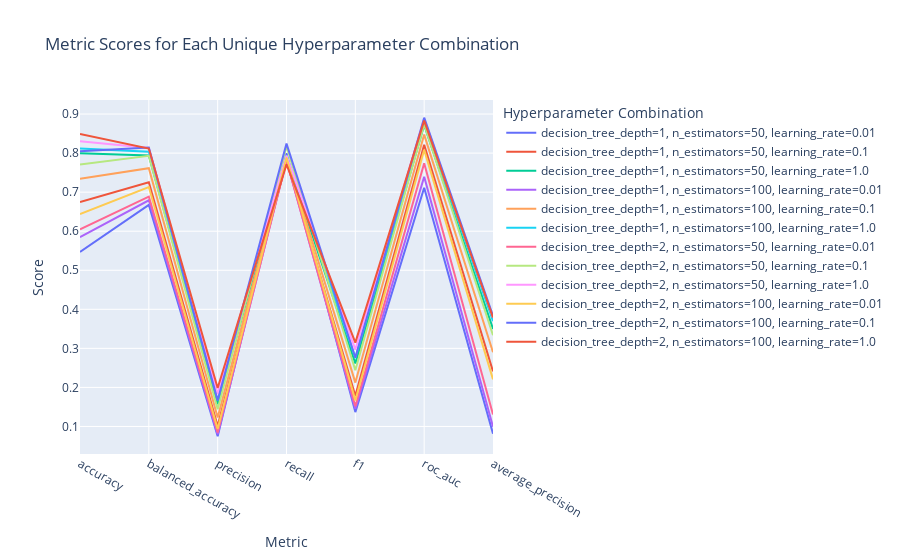

Notebook code cell kept with this figure:
### Markdown cell above
##### Interactive Plot

### Code cell
fig = px.line(long_metrics_df, x='Metric', y='Score',
              color='legend_label',
              labels={'Metric': 'Metric', 'Score': 'Score', 'legend_label': 'Hyperparameter Combination'},
              title='Metric Scores for Each Unique Hyperparameter Combination')
fig.show()

### Figure 1 — Plotly figure (JSON) as saved in the notebook; plotly's stock layout.template omitted (floating-point values rounded to 4 significant figures)
{"data": [{"hovertemplate": "Hyperparameter Combination=decision_tree_depth=1, n_estimators=50, learning_rate=0.01<br>Metric=%{x}<br>Score=%{y}<extra></extra>", "legendgroup": "decision_tree_depth=1, n_estimators=50, learning_rate=0.01", "line": {"color": "#636efa", "dash": "solid"}, "marker": {"symbol": "circle"}, "mode": "lines", "name": "decision_tree_depth=1, n_estimators=50, learning_rate=0.01", "orientation": "v", "showlegend": true, "type": "scatter", "x": ["accuracy", "balanced_accuracy", "precision", "recall", "f1", "roc_auc", "average_precision"], "xaxis": "x", "y": [0.5469, 0.6674, 0.07482, 0.7999, 0.1368, 0.7115, 0.08166], "yaxis": "y"}, {"hovertemplate": "Hyperparameter Combination=decision_tree_depth=1, n_estimators=50, learning_rate=0.1<br>Metric=%{x}<br>Score=%{y}<extra></extra>", "legendgroup": "decision_tree_depth=1, n_estimators=50, learning_rate=0.1", "line": {"color": "#EF553B", "dash": "solid"}, "marker": {"symbol": "circle"}, "mode": "lines", "name": "decision_tree_depth=1, n_estimators=50, learning_rate=0.1", "orientation": "v", "showlegend": true, "type": "scatter", "x": ["accuracy", "balanced_accuracy", "precision", "recall", "f1", "roc_auc", "average_precision"], "xaxis": "x", "y": [0.6749, 0.7254, 0.1013, 0.7805, 0.1788, 0.8212, 0.2411], "yaxis": "y"}, {"hovertemplate": "Hyperparameter Combination=decision_tree_depth=1, n_estimators=50, learning_rate=1.0<br>Metric=%{x}<br>Score=%{y}<extra></extra>", "legendgroup": "decision_tree_depth=1, n_estimators=50, learning_rate=1.0", "line": {"color": "#00cc96", "dash": "solid"}, "marker": {"symbol": "circle"}, "mode": "lines", "name": "decision_tree_depth=1, n_estimators=50, learning_rate=1.0", "orientation": "v", "showlegend": true, "type": "scatter", "x": ["accuracy", "balanced_accuracy", "precision", "recall", "f1", "roc_auc", "average_precision"], "xaxis": "x", "y": [0.7996, 0.7938, 0.1572, 0.7873, 0.2616, 0.8722, 0.3499], "yaxis": "y"}, {"hovertemplate": "Hyperparameter Combination=decision_tree_depth=1, n_estimators=100, learning_rate=0.01<br>Metric=%{x}<br>Score=%{y}<extra></extra>", "legendgroup": "decision_tree_depth=1, n_estimators=100, learning_rate=0.01", "line": {"color": "#ab63fa", "dash": "solid"}, "marker": {"symbol": "circle"}, "mode": "lines", "name": "decision_tree_depth=1, n_estimators=100, learning_rate=0.01", "orientation": "v", "showlegend": true, "type": "scatter", "x": ["accuracy", "balanced_accuracy", "precision", "recall", "f1", "roc_auc", "average_precision"], "xaxis": "x", "y": [0.5848, 0.6792, 0.08012, 0.7827, 0.1452, 0.7394, 0.0993], "yaxis": "y"}, {"hovertemplate": "Hyperparameter Combination=decision_tree_depth=1, n_estimators=100, learning_rate=0.1<br>Metric=%{x}<br>Score=%{y}<extra></extra>", "legendgroup": "decision_tree_depth=1, n_estimators=100, learning_rate=0.1", "line": {"color": "#FFA15A", "dash": "solid"}, "marker": {"symbol": "circle"}, "mode": "lines", "name": "decision_tree_depth=1, n_estimators=100, learning_rate=0.1", "orientation": "v", "showlegend": true, "type": "scatter", "x": ["accuracy", "balanced_accuracy", "precision", "recall", "f1", "roc_auc", "average_precision"], "xaxis": "x", "y": [0.7342, 0.7613, 0.1232, 0.7909, 0.2124, 0.8474, 0.2899], "yaxis": "y"}, {"hovertemplate": "Hyperparameter Combination=decision_tree_depth=1, n_estimators=100, learning_rate=1.0<br>Metric=%{x}<br>Score=%{y}<extra></extra>", "legendgroup": "decision_tree_depth=1, n_estimators=100, learning_rate=1.0", "line": {"color": "#19d3f3", "dash": "solid"}, "marker": {"symbol": "circle"}, "mode": "lines", "name": "decision_tree_depth=1, n_estimators=100, learning_rate=1.0", "orientation": "v", "showlegend": true, "type": "scatter", "x": ["accuracy", "balanced_accuracy", "precision", "recall", "f1", "roc_auc", "average_precision"], "xaxis": "x", "y": [0.812, 0.8035, 0.1673, 0.7942, 0.2758, 0.8807, 0.3699], "yaxis": "y"}, {"hovertemplate": "Hyperparameter Combination=decision_tree_depth=2, n_estimators=50, learning_rate=0.01<br>Metric=%{x}<br>Score=%{y}<extra></extra>", "legendgroup": "decision_tree_depth=2, n_estimators=50, learning_rate=0.01", "line": {"color": "#FF6692", "dash": "solid"}, "marker": {"symbol": "circle"}, "mode": "lines", "name": "decision_tree_depth=2, n_estimators=50, learning_rate=0.01", "orientation": "v", "showlegend": true, "type": "scatter", "x": ["accuracy", "balanced_accuracy", "precision", "recall", "f1", "roc_auc", "average_precision"], "xaxis": "x", "y": [0.6047, 0.6887, 0.0845, 0.7807, 0.152, 0.774, 0.1304], "yaxis": "y"}, {"hovertemplate": "Hyperparameter Combination=decision_tree_depth=2, n_estimators=50, learning_rate=0.1<br>Metric=%{x}<br>Score=%{y}<extra></extra>", "legendgroup": "decision_tree_depth=2, n_estimators=50, learning_rate=0.1", "line": {"color": "#B6E880", "dash": "solid"}, "marker": {"symbol": "circle"}, "mode": "lines", "name": "decision_tree_depth=2, n_estimators=50, learning_rate=0.1", "orientation": "v", "showlegend": true, "type": "scatter", "x": ["accuracy", "balanced_accuracy", "precision", "recall", "f1", "roc_auc", "average_precision"], "xaxis": "x", "y": [0.7711, 0.7933, 0.1439, 0.8176, 0.244, 0.8734, 0.3337], "yaxis": "y"}, {"hovertemplate": "Hyperparameter Combination=decision_tree_depth=2, n_estimators=50, learning_rate=1.0<br>Metric=%{x}<br>Score=%{y}<extra></extra>", "legendgroup": "decision_tree_depth=2, n_estimators=50, learning_rate=1.0", "line": {"color": "#FF97FF", "dash": "solid"}, "marker": {"symbol": "circle"}, "mode": "lines", "name": "decision_tree_depth=2, n_estimators=50, learning_rate=1.0", "orientation": "v", "showlegend": true, "type": "scatter", "x": ["accuracy", "balanced_accuracy", "precision", "recall", "f1", "roc_auc", "average_precision"], "xaxis": "x", "y": [0.8305, 0.813, 0.1829, 0.7937, 0.2967, 0.8883, 0.3786], "yaxis": "y"}, {"hovertemplate": "Hyperparameter Combination=decision_tree_depth=2, n_estimators=100, learning_rate=0.01<br>Metric=%{x}<br>Score=%{y}<extra></extra>", "legendgroup": "decision_tree_depth=2, n_estimators=100, learning_rate=0.01", "line": {"color": "#FECB52", "dash": "solid"}, "marker": {"symbol": "circle"}, "mode": "lines", "name": "decision_tree_depth=2, n_estimators=100, learning_rate=0.01", "orientation": "v", "showlegend": true, "type": "scatter", "x": ["accuracy", "balanced_accuracy", "precision", "recall", "f1", "roc_auc", "average_precision"], "xaxis": "x", "y": [0.644, 0.7132, 0.09353, 0.7889, 0.1668, 0.8083, 0.2207], "yaxis": "y"}, {"hovertemplate": "Hyperparameter Combination=decision_tree_depth=2, n_estimators=100, learning_rate=0.1<br>Metric=%{x}<br>Score=%{y}<extra></extra>", "legendgroup": "decision_tree_depth=2, n_estimators=100, learning_rate=0.1", "line": {"color": "#636efa", "dash": "solid"}, "marker": {"symbol": "circle"}, "mode": "lines", "name": "decision_tree_depth=2, n_estimators=100, learning_rate=0.1", "orientation": "v", "showlegend": true, "type": "scatter", "x": ["accuracy", "balanced_accuracy", "precision", "recall", "f1", "roc_auc", "average_precision"], "xaxis": "x", "y": [0.8046, 0.8141, 0.1663, 0.8244, 0.276, 0.8907, 0.3833], "yaxis": "y"}, {"hovertemplate": "Hyperparameter Combination=decision_tree_depth=2, n_estimators=100, learning_rate=1.0<br>Metric=%{x}<br>Score=%{y}<extra></extra>", "legendgroup": "decision_tree_depth=2, n_estimators=100, learning_rate=1.0", "line": {"color": "#EF553B", "dash": "solid"}, "marker": {"symbol": "circle"}, "mode": "lines", "name": "decision_tree_depth=2, n_estimators=100, learning_rate=1.0", "orientation": "v", "showlegend": true, "type": "scatter", "x": ["accuracy", "balanced_accuracy", "precision", "recall", "f1", "roc_auc", "average_precision"], "xaxis": "x", "y": [0.8489, 0.8119, 0.1983, 0.7711, 0.3148, 0.8833, 0.3787], "yaxis": "y"}], "layout": {"legend": {"title": {"text": "Hyperparameter Combination"}, "tracegroupgap": 0}, "title": {"text": "Metric Scores for Each Unique Hyperparameter Combination"}, "xaxis": {"anchor": "y", "domain": [0, 1], "title": {"text": "Metric"}}, "yaxis": {"anchor": "x", "domain": [0, 1], "title": {"text": "Score"}}}}
